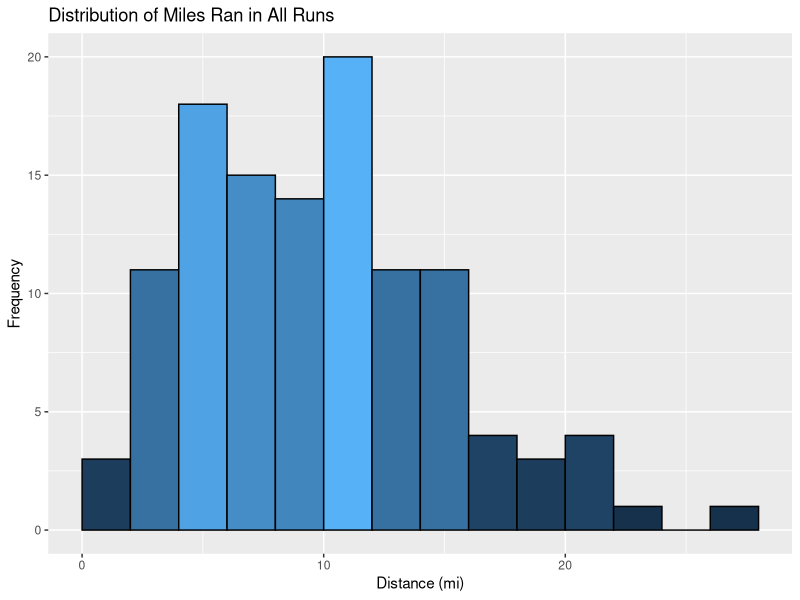
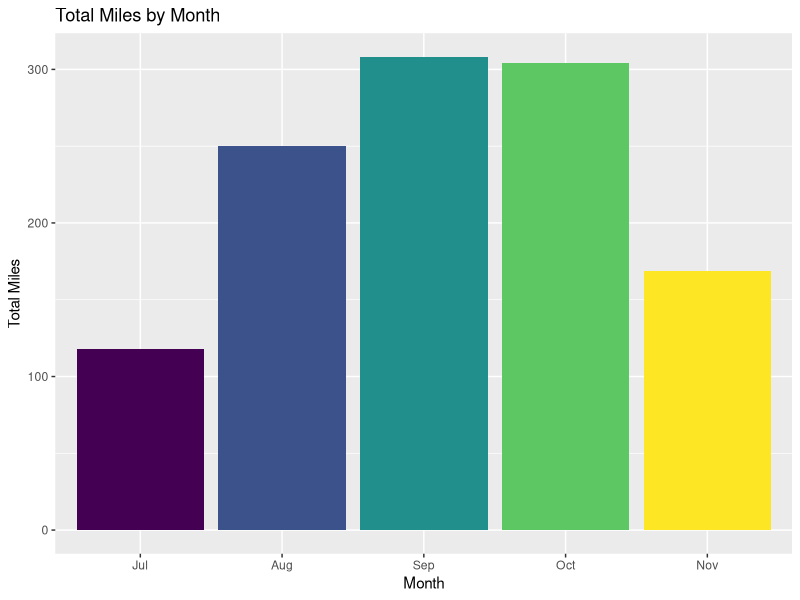
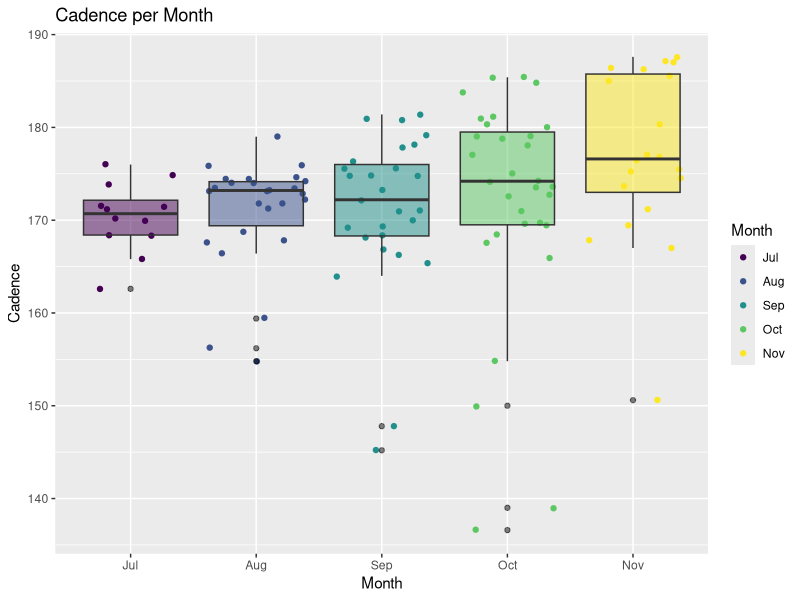
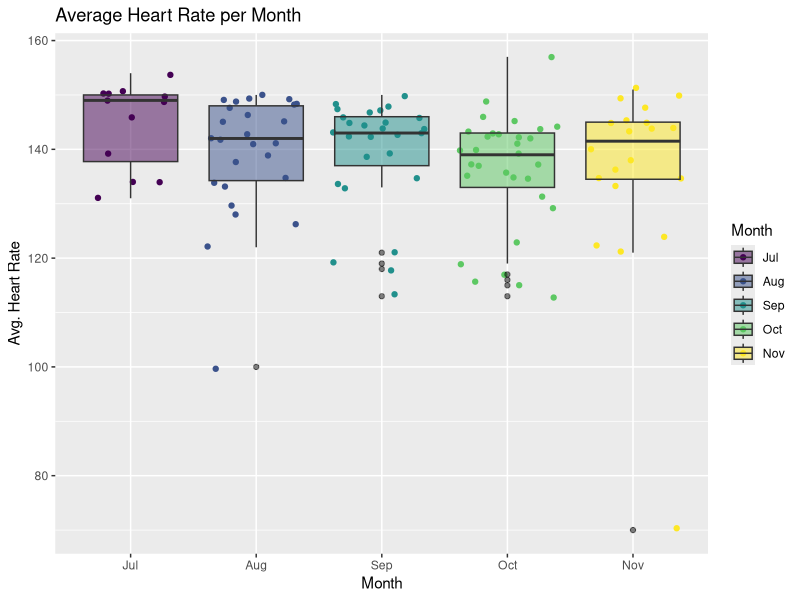
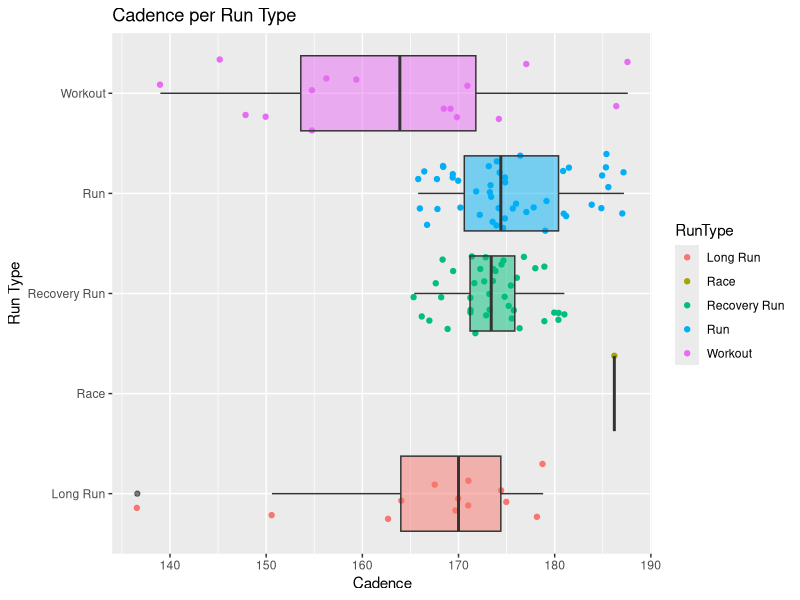
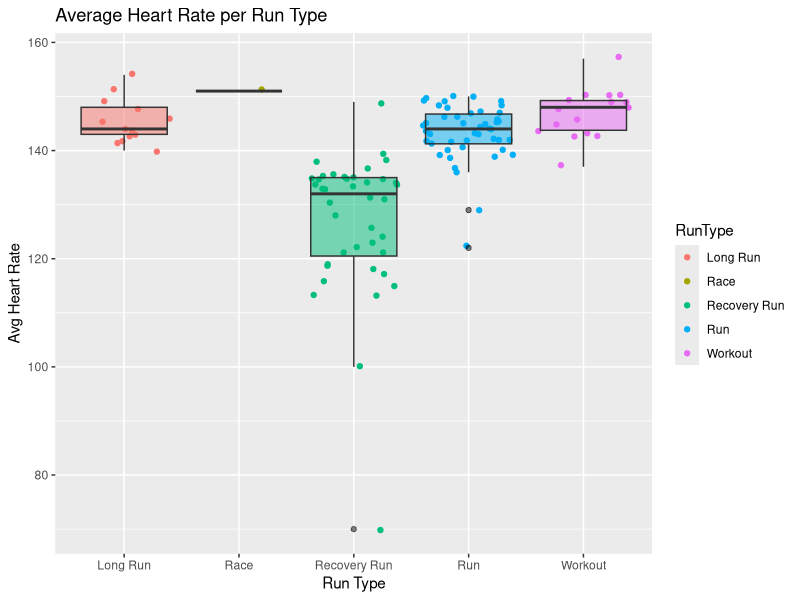
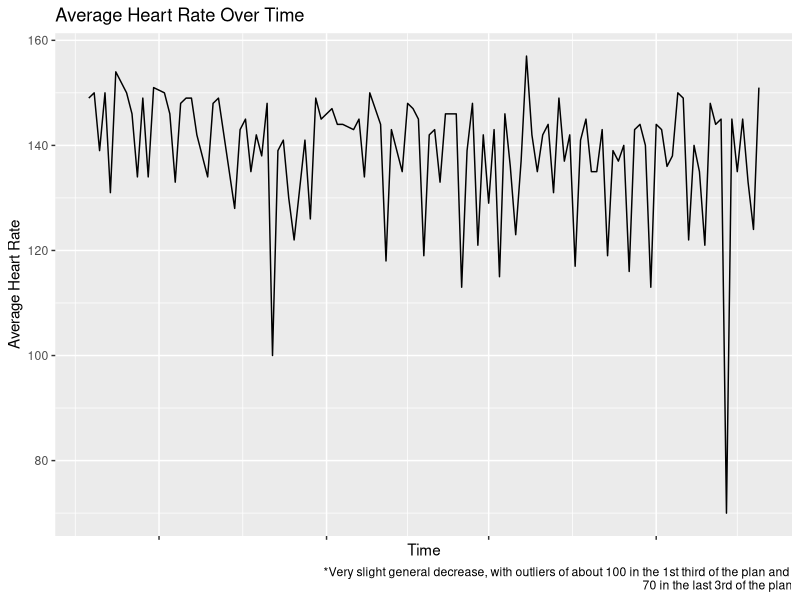
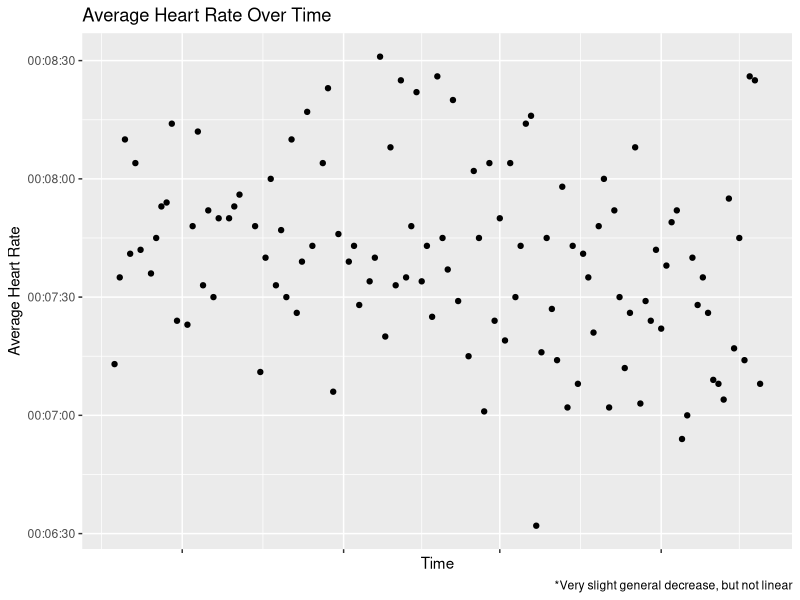

These charts were generated, in order, by the following R code:
## ---- chunk 1
runs <- read.csv("cleanedMarathonTrainingData.csv")
str(runs)
## ---- chunk 2
runs$X <- NULL
head(runs,2)
## ---- chunk 3
library(lubridate)

runs$Time <- as.POSIXct(runs$Time)#, format = '%H:%M:%S')
runs$Avg.Pace <- as.POSIXct(runs$Avg.Pace)#, format = '%H:%M:%S')
runs$Date <- as.POSIXct(runs$Date)
runs$StartTime <- hour(strptime(runs$StartTime, format = '%H:%M'))

str(runs)
## ---- chunk 4
runs$Month <- factor(runs$Month, ordered = TRUE, levels = c("Jul","Aug","Sep","Oct","Nov"))
## ---- chunk 5
library(ggplot2)
library(RColorBrewer)

#distance histogram
ggplot(data = runs, aes(x = Distance)) + 
  geom_histogram(binwidth = 2, aes(fill = ..count..), colour = "black", boundary = 2) + 
  xlab("Distance (mi)") + 
  ylab("Frequency") + 
  ggtitle("Distribution of Miles Ran in All Runs") + 
  guides(fill=FALSE)
  
## ---- chunk 6
#miles by month bars
ggplot(data = runs, aes(x = Month, y = Distance, fill = Month)) + 
  geom_bar(stat="identity") +
  xlab("Month") + 
  ylab("Total Miles") + 
  guides(fill=FALSE) +
  ggtitle("Total Miles by Month")

tapply(runs$Distance,runs$Month,sum)
## ---- chunk 7
runs[which.max(runs$Distance[runs$Date < "2016-11-20"]),]
## ---- chunk 8
#avg. cadence grouped by month
ggplot(data = runs, aes(Month, Cad)) + 
  geom_jitter(aes(colour = Month)) +
  geom_boxplot(aes(fill = Month), 
               outlier.colour = "black", alpha = 0.5) + #geom_jitter()
  xlab("Month") + 
  ylab("Cadence") + 
  guides(fill=FALSE) +
  ggtitle("Cadence per Month") 
## ---- chunk 9
#avg. HR grouped by month

ggplot(data = runs, aes(Month, Avg.HR)) + 
  geom_jitter(aes(colour = Month)) +
  geom_boxplot(aes(fill = Month), 
               outlier.colour = "black", alpha = 0.5) + #geom_jitter()
  xlab("Month") + 
  ylab("Avg. Heart Rate") + 
  ggtitle("Average Heart Rate per Month") 
## ---- chunk 10
#avg. cadence grouped by month
ggplot(data = runs, aes(RunType, Cad)) + 
  geom_jitter(aes(colour = RunType)) +
  geom_boxplot(aes(fill = RunType), 
               outlier.colour = "black", alpha = 0.5) + #geom_jitter()
  xlab("Run Type") + 
  ylab("Cadence") + 
  guides(fill=FALSE) +
  coord_flip() + 
  ggtitle("Cadence per Run Type") 
## ---- chunk 11
#avg. cadence grouped by month
ggplot(data = runs, aes(RunType, Avg.HR)) + 
  geom_jitter(aes(colour = RunType)) +
  geom_boxplot(aes(fill = RunType), 
               outlier.colour = "black", alpha = 0.5) +
  xlab("Run Type") + 
  ylab("Avg Heart Rate") + 
  guides(fill=FALSE) +
  ggtitle("Average Heart Rate per Run Type") 
## ---- chunk 12
runs[which.max(runs$Avg.HR),]
## ---- chunk 13
ggplot(data = runs, aes(x = Date, y = Avg.HR)) + 
  geom_line(aes(group=1)) +
  theme(axis.text.x = element_blank()) +
  xlab("Time") + 
  ylab("Average Heart Rate") + 
  ggtitle("Average Heart Rate Over Time") + 
  labs(caption="*Very slight general decrease, with outliers of about 100 in the 1st third of the plan and 
70 in the last 3rd of the plan")
## ---- chunk 14
ggplot(data = runs, aes(x = Date, y = Avg.Pace)) + 
  geom_point() + # by color? 
  #?stat_smooth() + 
  theme(axis.text.x = element_blank()) +
  xlab("Time") + 
  ylab("Average Heart Rate") + 
  ggtitle("Average Heart Rate Over Time") + 
  labs(caption="*Very slight general decrease, but not linear")
